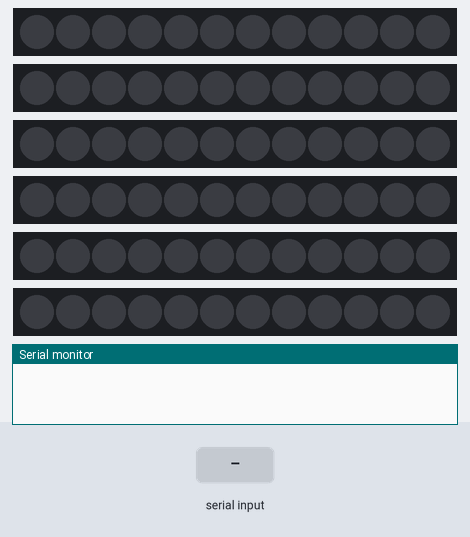
The sketch below on a simulated Arduino Uno, built with avr-gcc and run on an emulated ATmega328P. Shown: 6 × 12 RGB LEDs in strip order, left to right, the last lines printed to the serial monitor. Inputs (shaded band) come from the test bench. Dim RGB values are drawn brighter than linear.

Above: at 1.2 s.
1.3 s: byte 3 (3) received over Serial
At 2.9 s:
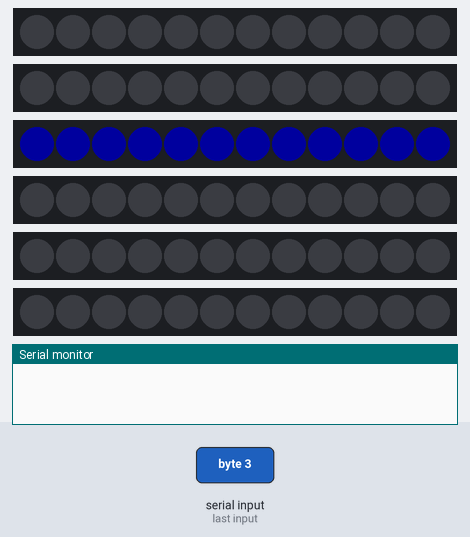
3.1 s: byte 2 (2) received over Serial
At 4.4 s:
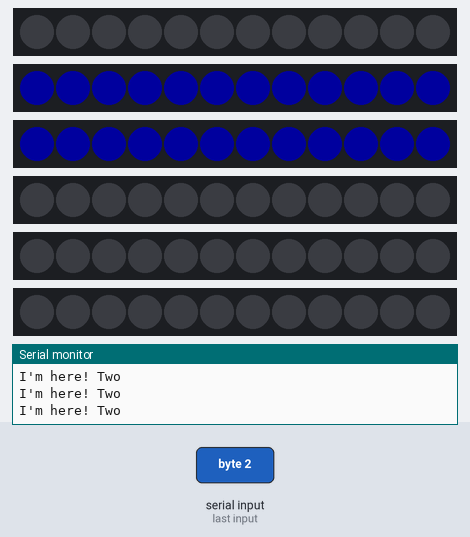
4.7 s: byte 33 (33) received over Serial
At 6.1 s:
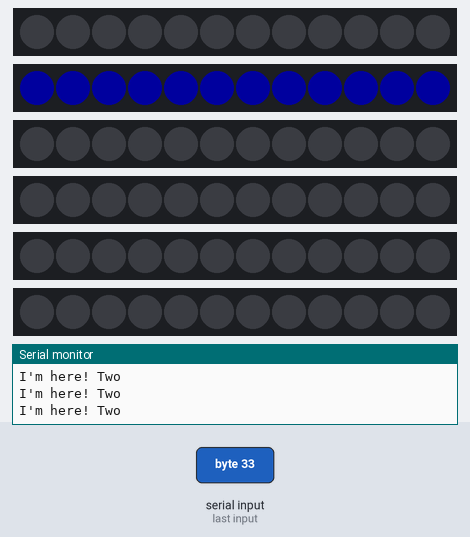
6.5 s: byte 4 (4) received over Serial
At 8.1 s:
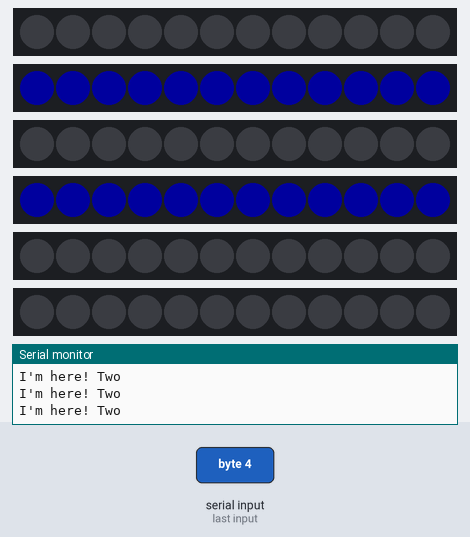
8.3 s: byte 5 (5) received over Serial
At 9.9 s:
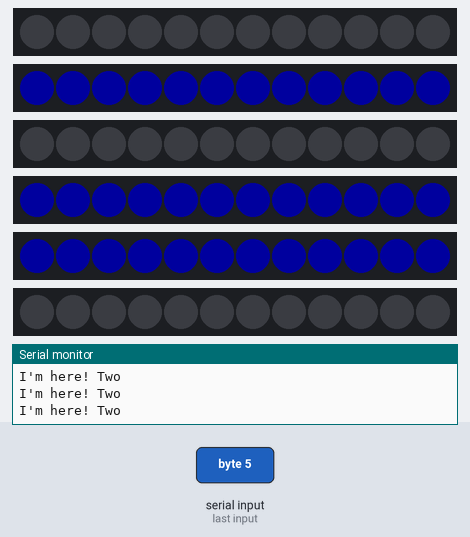
10.1 s: byte 44 (44) received over Serial
At 12.5 s:
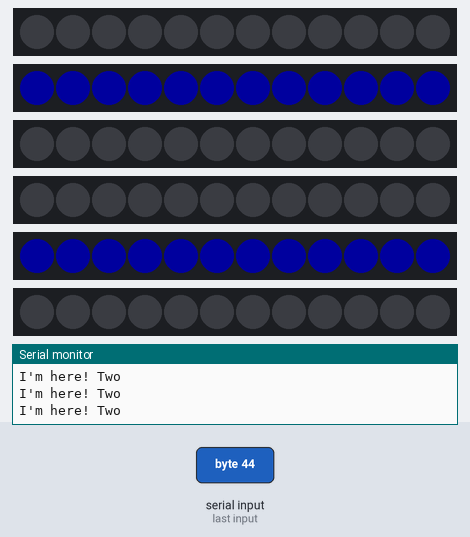
Timing chart, 0 to 12.9 s (numbered marks = the images above; inputs shaded):
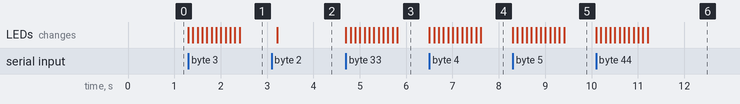

The sketch:

lateboard.ino
```cpp
#include <Adafruit_NeoPixel.h>

#define PIN_2 2
#define PIN_3 3
#define PIN_4 4
#define PIN_5 5
#define PIN_6 6
#define PIN_7 7

Adafruit_NeoPixel strip1 = Adafruit_NeoPixel(12, PIN_2, NEO_GRB + NEO_KHZ800); // Brown wire McCaul
Adafruit_NeoPixel strip2 = Adafruit_NeoPixel(12, PIN_3, NEO_GRB + NEO_KHZ800); // Green wire Toilet
Adafruit_NeoPixel strip3 = Adafruit_NeoPixel(12, PIN_4, NEO_GRB + NEO_KHZ800); // Blue wire TTC
Adafruit_NeoPixel strip4 = Adafruit_NeoPixel(12, PIN_5, NEO_GRB + NEO_KHZ800); // White wire Richmond
Adafruit_NeoPixel strip5 = Adafruit_NeoPixel(12, PIN_6, NEO_GRB + NEO_KHZ800); // Purple wire House
Adafruit_NeoPixel strip6 = Adafruit_NeoPixel(12, PIN_7, NEO_GRB + NEO_KHZ800); // Yellow wire coffee

int input;
int triggerOne = 0;


void setup() {
 Serial.begin(9600);
 // initialize serial communications

//STRIP 1
  strip1.begin();
  strip1.setBrightness(30); //adjust brightness here
  strip1.show(); // Initialize all pixels to 'off'

//STRIP 2
  strip2.begin();
  strip2.setBrightness(30); //adjust brightness here
  strip2.show(); // Initialize all pixels to 'off'


//STRIP 3
 strip3.begin();
  strip3.setBrightness(30); //adjust brightness here
  strip3.show(); // Initialize all pixels to 'off'


//STRIP 4
 strip4.begin();
  strip4.setBrightness(30); //adjust brightness here
  strip4.show(); // Initialize all pixels to 'off'


//STRIP 5
 strip5.begin();
  strip5.setBrightness(30); //adjust brightness here
  strip5.show(); // Initialize all pixels to 'off'


//STRIP 6
 strip6.begin();
  strip6.setBrightness(30); //adjust brightness here
  strip6.show(); // Initialize all pixels to 'off'

}

void loop() {
  // if there's serial data available
input=Serial.read();


if(input==1) // Sparking
{
   for(int i=0; i<strip1.numPixels(); i++) {
      strip1.setPixelColor(i,0, 0, 255);
      strip1.show();

}
}

if(input==11) // Sparking
{
   for(int i=0; i<strip1.numPixels(); i++) {
      strip1.setPixelColor(i,0, 0, 0);
      strip1.show();

}
}


if(input==2)
{
 for(int i=0; i<strip2.numPixels(); i++) {
      strip2.setPixelColor(i,0, 0, 255);
      strip2.show();
       Serial.println("I'm here! Two");
}

}

if(input==22)
{
 for(int i=0; i<strip2.numPixels(); i++) {
      strip2.setPixelColor(i,0, 0, 0);
      strip2.show();
       Serial.println("I'm here! Two");
}

}

if(input==3)
{
 for(int i=0; i<strip3.numPixels(); i++) {
      strip3.setPixelColor(i,0, 0, 255);
      strip3.show();
      delay(100);
}
}

if(input==33)
{
 for(int i=0; i<strip3.numPixels(); i++) {
      strip3.setPixelColor(i,0, 0, 0);
      strip3.show();
      delay(100);
}
}

if(input==4)
{
 for(int i=0; i<strip4.numPixels(); i++) {
      strip4.setPixelColor(i,0, 0, 255);
      strip4.show();
      delay(100);
}
}

if(input==44)
{
 for(int i=0; i<strip4.numPixels(); i++) {
      strip4.setPixelColor(i,0, 0, 0);
      strip4.show();
      delay(100);
}
}

if(input==5) // Not working
{
 for(int i=0; i<strip5.numPixels(); i++) {
      strip5.setPixelColor(i,0, 0, 255);
      strip5.show();
      delay(100);
}
}

if(input==55) // Not working
{
 for(int i=0; i<strip5.numPixels(); i++) {
      strip5.setPixelColor(i,0, 0, 0);
      strip5.show();
      delay(100);
}
}

if(input==6)
{
 for(int i=0; i<strip6.numPixels(); i++) {
      strip6.setPixelColor(i,0, 0, 255);
      strip6.show();
      delay(100);
}
}


if(input==66)
{
 for(int i=0; i<strip6.numPixels(); i++) {
      strip6.setPixelColor(i,0, 0, 0);
      strip6.show();
      delay(100);
}
}
}
```

Measured:
- after the input at 1.3 s, the LEDs: first change at once (image 1 shows a later state)
- after the input at 3.1 s, the LEDs: change after 0.12 s (image 2)
- after the input at 4.7 s, the LEDs: first change at once (image 3 shows a later state)
- after the input at 6.5 s, the LEDs: first change at once (image 4 shows a later state)
- after the input at 8.3 s, the LEDs: first change at once (image 5 shows a later state)
- after the input at 10.1 s, the LEDs: first change at once (image 6 shows a later state)
